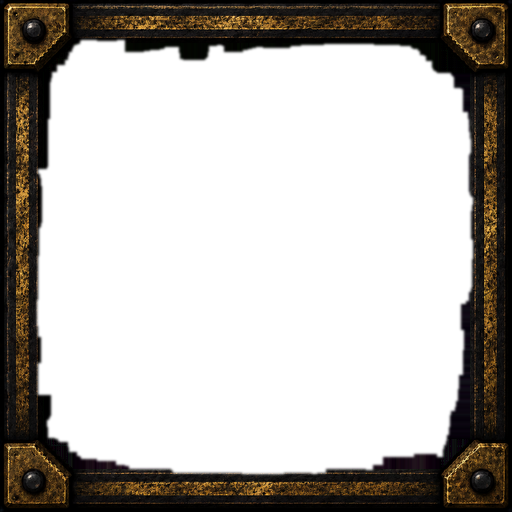
#> input picture skills/producing-tnr-art/data/frames/frame_lacquer_A.png, 512 x 512 px
$ python -i dress_v21.py   (imports and definitions only)
#> lines starting #> are read from the running program, lines starting #| are printed output that depends on the picture
### art/jutsu_icons/forbidden_chakra_fury/animation/v12/fxlight.py
"""Light-first FX drawing for TNR battle clips (2026-11-21).

Every frame is two passes at SS x supersampling, reduced to the delivered size at the end:
- matter (normal alpha): scorch, rock, dust - things that occlude;
- light: a greyscale intensity mask (tapered strokes, soft blobs), bloomed with stacked Gaussian blurs and mapped
  through a colour ramp; alpha follows intensity. Battle clips draw with normal alpha, so the glow is baked and kept
  coloured (a dark halo turns to mud on sand).
"""
import math
import random

from PIL import Image, ImageChops, ImageDraw, ImageFilter

SS = 4

# icon palette: deep violet -> violet -> lilac-pink -> white-hot
STORM_RAMP = [(0.0, (112, 36, 224)), (0.35, (142, 62, 250)), (0.6, (192, 116, 255)), (0.8, (234, 188, 255)),
              (0.93, (252, 238, 255)), (1.0, (255, 255, 255))]
# floor: never reaches white
FLOOR_RAMP = [(0.0, (96, 30, 200)), (0.5, (140, 64, 246)), (0.8, (178, 104, 255)), (1.0, (206, 150, 255))]


def lut(ramp):
    out = []
    for i in range(256):
        v = i / 255
        for (a, ca), (b, cb) in zip(ramp, ramp[1:]):
            if v <= b:
                t = (v - a) / (b - a) if b > a else 0
                out.append(tuple(int(ca[k] + (cb[k] - ca[k]) * t) for k in range(3)))
                break
        else:
            out.append(ramp[-1][1])
    return out


STORM_LUT, FLOOR_LUT = lut(STORM_RAMP), lut(FLOOR_RAMP)


# [13 lines left out: function jag, not called in this run]


def wobble(pts, rnd, amp):
    """Small per-frame shimmer on a fixed path: same shape, alive (end points held)."""
    return [pts[0]] + [(x + rnd.uniform(-amp, amp), y + rnd.uniform(-amp, amp)) for x, y in pts[1:-1]] + [pts[-1]]


class Frame:
    # [27 lines left out: functions __init__, stroke, blob, not called in this run]

    def ring(self, cx, cy, rx, ry, w, val=255):
        self.dl.ellipse(((cx - rx) * SS, (cy - ry) * SS, (cx + rx) * SS, (cy + ry) * SS), outline=int(val),
                        width=max(1, int(w * SS)))

    # [8 lines left out: function poly_matter, not called in this run]

    def paste_matter(self, im, xy):
        big = im.resize((im.width * SS, im.height * SS), Image.LANCZOS)
        self.matter.alpha_composite(big, (int(xy[0] * SS), int(xy[1] * SS)))

    # [22 lines left out: functions render, rock, not called in this run]


ROCK, ROCK_RIM = (28, 20, 40, 255), (168, 110, 240, 255)


# [25 lines left out: functions debris, sparks, not called in this run]

### art/jutsu_icons/forbidden_chakra_fury/animation/v20/master_v20.py
#!/usr/bin/env python3
"""FCF v20 MASTER: a particle animation built from the director's painted sprite kit (2026-11-22).

    python3 .../v20/slice_kit.py && python3 .../v20/master_v20.py

Director: "take the painted pieces and animate them yourself with code ... Particle animations are what I'm after."
Every element is a sprite from sprites/ (sliced by slice_kit.py) moved by code: spawned, scaled, rotated, faded,
never slid as a whole picture. Board space, the real board geometry; the seal may span several hexes.

Timeline (t = 0 is the release):
  -500  GATHER   motes spiral in from the whole area onto the user; the seal assembles on the ground across about
                 five hexes: outer ring and rune band scale in and counter-rotate, spokes fly in and lock, the inner
                 ring and star ignite; violet flame tongues lick up round the seal's rim.
  -120  CHARGE   the seal blazes and spins faster; sparks crackle on the user.
     0  RELEASE  starburst and streak flare on the user; one inverted impact frame; the seal shatters (shards fly
                 out spinning, decelerating); an electric shockwave ring and a crisp ring race across the ground.
  0-260 STORM    fourteen painted bolts lash from the user to every part of the area at random moments: each grows
                 out over two frames, lands (flash, a spark burst, two forks thrown off it, rock debris kicked up),
                 afterglows, sometimes restrikes, dies.
  200+  AFTER    smoke puffs rise and curl off the seal and the strike points, motes drift up, it fades.
Writes master_fcf_v20.gif and master_stills_v20.png.
"""
import glob
import math
import os
import random
import sys

from PIL import Image, ImageChops, ImageDraw, ImageFilter

HERE = os.path.dirname(os.path.abspath(__file__))
sys.path.insert(0, os.path.join(HERE, "..", "v18"))
sys.path.insert(0, os.path.join(HERE, "..", "v10"))
import master_v18 as M  # noqa: E402
import board_v10 as BV  # noqa: E402

W, H, TW, TH, SRC = M.W, M.H, M.TW, M.TH, M.SRC
GROUND = (M.CX, M.CY + 0.4 * TH)                # the user's feet: the seal's centre
STEP = 25
SQ = 0.5                                          # ground squash (the board is 2:1)

SPR = {}
for f in sorted(glob.glob(os.path.join(HERE, "sprites", "*.png"))):
    SPR[os.path.basename(f)[:-4]] = Image.open(f).convert("RGBA")


def kind(k):
    return [SPR[n] for n in sorted(SPR) if n.startswith(k + "_")]


# [18 lines left out: function centred, not called in this run]


SEAL = kind("seal")
SEAL[:4] = [centred(x) for x in SEAL[:4]]
OUTER, RUNES, INNER, STAR = SEAL[0], SEAL[1], SEAL[2], SEAL[3]
SPOKES = [img for img in SEAL[4:] if img.height > img.width * 1.4]   # the upright spokes, turned in code
SHARDS, BOLTS, FORKS, SPARKS = kind("shard"), kind("bolt"), kind("fork"), kind("spark")
FLAMES, SMOKE, MOTES, FLASH = kind("flame"), kind("smoke"), kind("mote"), kind("flash")
RINGS, DEBRIS = [centred(x) for x in kind("ring")], kind("debris")
DOTS = MOTES[:16]

_cache = {}


# [19 lines left out: function xform, not called in this run]


def put(frame, img, x, y):
    frame.alpha_composite(img, (int(x - img.width / 2), int(y - img.height / 2)))


def ease_out(u):
    u = max(0.0, min(1.0, u))
    return 1 - (1 - u) ** 3


# [245 lines left out: functions env, main, _board, not called in this run]


# [2 lines that do not run on import are left out]

### art/jutsu_icons/forbidden_chakra_fury/animation/v10/board_v10.py
#!/usr/bin/env python3
"""Board previews for FCF v10 and the upstream PR GIFs (2026-11-21).

    TNR_DUELYST=<cache> TNR_ART_SCRIPTS=<skill scripts> python3 .../v10/board_v10.py

Simulates the PR's renderer on the real board geometry (2:1 squashed offset hexes, odd columns shoved down): each
ground effect plays its clip on every tile of the area, varied per tile by combatEffects.tileVariation (ported below,
checked equal to the TypeScript earlier: 0 mismatches over 120 tiles), with the delay
round(hashFraction * stagger) + ripple * hexDistance(caster tile, tile), capped at 2000 ms. The caster's visual plays
on the caster's tile. Layers draw glow first, then strikes, then the caster.

Outputs:
  preview_fcf_v10_board.gif   v10 with every setting on (what the jutsu would look like)
  pr_fcf_today.gif            the same v10 art as the engine draws it today: one clip, every tile alike
  pr_fcf_varied.gif           mirror + alternate + stagger 120 + ripple 90
  pr_fcf_compare.gif          the two stacked, on one clock
"""
import math
import os
import sys

from PIL import Image, ImageDraw

HERE = os.path.dirname(os.path.abspath(__file__))
sys.path.insert(0, HERE)
import build_v10 as B  # noqa: E402

M = 0xFFFFFFFF
MAX_DELAY = 2000


# [11 lines left out: functions tile_hash, variation, not called in this run]


def cube(c, r):
    z = r - (c - (c & 1)) // 2
    return c, -c - z, z


def dist(a, b):
    return max(abs(x - y) for x, y in zip(cube(*a), cube(*b)))


# [54 lines left out: function render, not called in this run]


def save(shots, path, step=40):
    shots[0].save(path, save_all=True, append_images=shots[1:], duration=step, loop=0, optimize=True)
    print(os.path.basename(path), len(shots), "frames,", os.path.getsize(path), "bytes")


# [25 lines left out: functions stack, main, not called in this run]


# [2 lines that do not run on import are left out]

### art/jutsu_icons/forbidden_chakra_fury/animation/v21/dress_v21.py
#!/usr/bin/env python3
"""FCF v21: the approved blockout (blockout_v21.py) dressed with the painted sprite kit, tier by tier (2026-11-22).

    python3 .../v20/slice_kit.py && python3 .../v21/dress_v21.py

Same beats and 50 ms frames as the blockout, at real board size. Value tiers carried into opacity and size:
  PRIMARY   painted bolts at full strength, their heavy end at the strike point (the brightest edge where the eye
            should go); the climax starburst
  SECONDARY seal parts and the shockwave at ~65 % opacity
  TERTIARY  motes, sparks, smoke: small, ~35-60 % opacity, few
Writes fcf_v21_real.gif, fcf_v21_2x.gif and fcf_v21_beats.png.
"""
import math
import os
import random
import sys

from PIL import Image, ImageDraw

HERE = os.path.dirname(os.path.abspath(__file__))
sys.path.insert(0, os.path.join(HERE, "..", "v20"))
import master_v20 as V  # noqa: E402  (sprites, xform, put, board geometry)
#> further down, picture is the input picture: PIL image 512x512 RGBA; mean R, G, B, A 15.5, 169.9, 10.6, 85.4
import blockout_v21 as BO  # noqa: E402

# [1 line that did not run here, left out]
# [1 line that did not run here, left out]
# [1 line that did not run here, left out]
SEAL_R = BO.SEAL_R
STEP = 50
SEC = 0.65


# [15 lines left out: functions tint, desat, not called in this run]


# [1 line that did not run here, left out]
# [1 line that did not run here, left out]
# [1 line that did not run here, left out]
# [1 line that did not run here, left out]


def ramp_along(img):
    """Brightness ramps up along the bolt toward the strike end (the leading edge carries the highest value)."""
    w, h = img.size
#> w = 512; h = 512
    g = Image.linear_gradient("L").rotate(90, expand=True).resize((w, h))   # 0 at left .. 255 at right
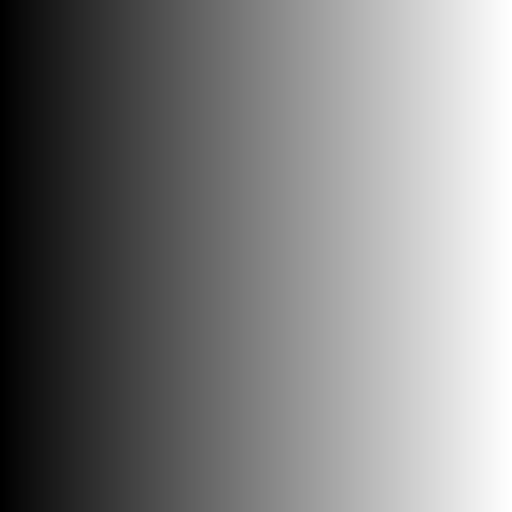
#> g: PIL image 512x512 L; min 0, max 255, mean 127.5
    lift = g.point(lambda v: 150 + v * 105 // 255)
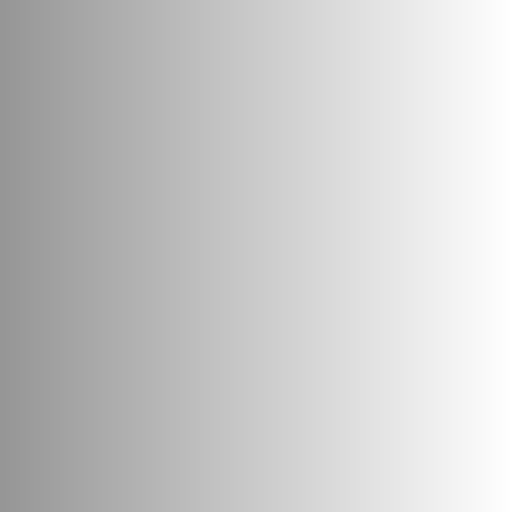
#> lift: PIL image 512x512 L; min 150, max 255, mean 202
    r, gg, b, a = img.split()
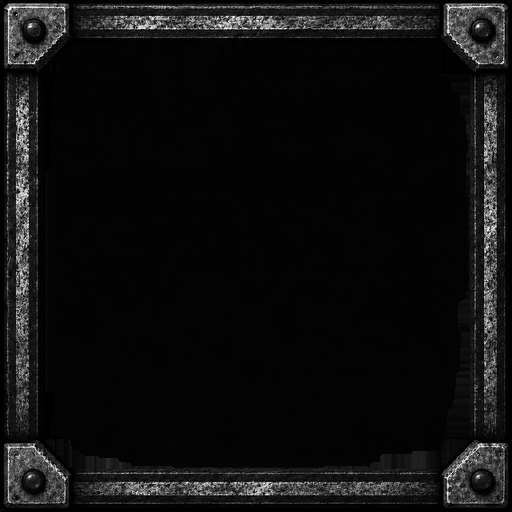
#> r: PIL image 512x512 L; min 0, max 255, mean 15.5
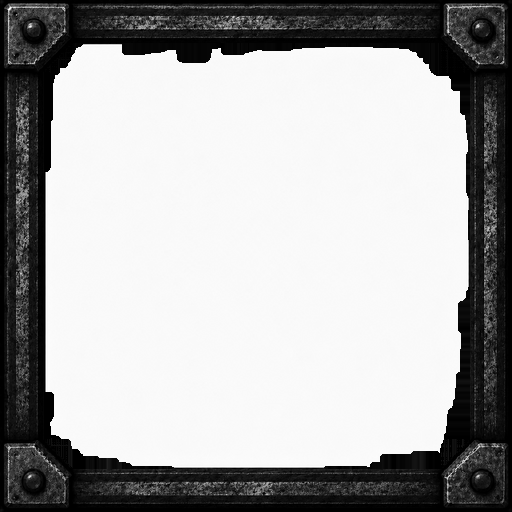
#> gg: PIL image 512x512 L; min 0, max 255, mean 169.9
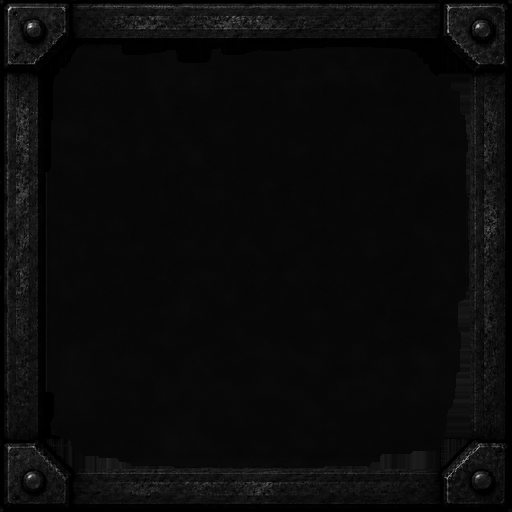
#> b: PIL image 512x512 L; min 0, max 234, mean 10.6
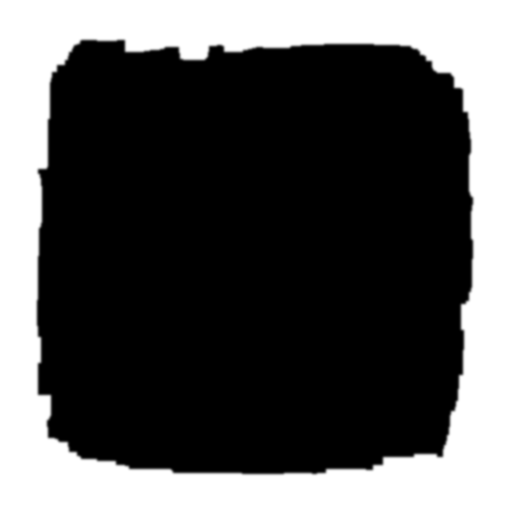
#> a: PIL image 512x512 L; min 0, max 255, mean 85.4
    from PIL import ImageChops as C
    return Image.merge("RGBA", (C.multiply(r, lift), C.multiply(gg, lift), C.multiply(b, lift), a))
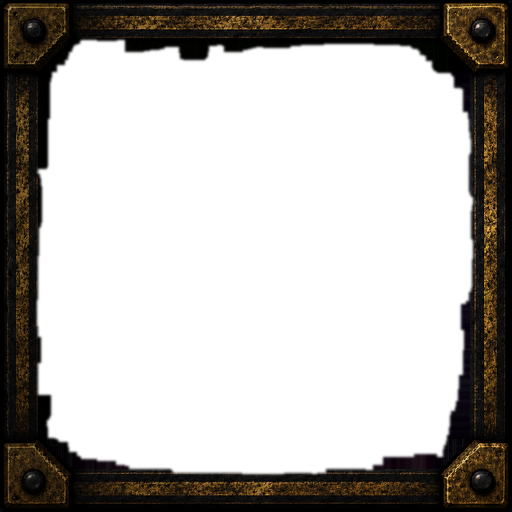
#> returned value: PIL image 512x512 RGBA; mean R, G, B, A 11.6, 133.8, 7.9, 85.4; transparent parts drawn white


# [145 lines left out: functions board, bolt_sprite, main, not called in this run]


# [2 lines not run here, left out]

>>> from PIL import Image
>>> picture = Image.open('../../../../../skills/producing-tnr-art/data/frames/frame_lacquer_A.png')
>>> result = ramp_along(picture)

$ run again, on art/battle_refs/game_battlefield_star_IMG_BATTLEFIELD_STAR.png
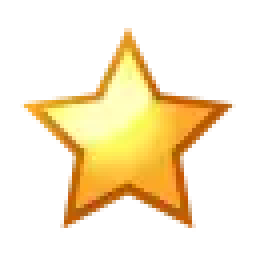
#> input picture art/battle_refs/game_battlefield_star_IMG_BATTLEFIELD_STAR.png, 64 x 64 px (shown 4 times larger)
#> picture is the input picture: PIL image 64x64 RGBA; mean R, G, B, A 107.9, 87.5, 51, 70.6
#> in ramp_along, `r, gg, b, a = img.split()`:
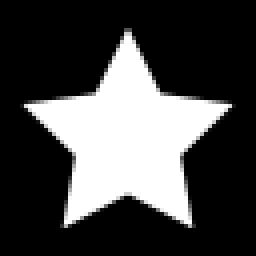
#> a: PIL image 64x64 L (shown 4 times larger); min 0, max 255, mean 70.6
#> in ramp_along, `return Image.merge("RGBA", (C.multiply(r, lift), C.multiply(gg, lift),..`:
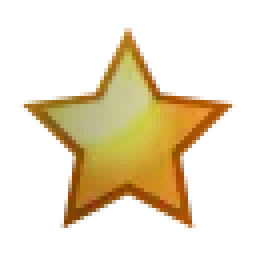
#> returned value: PIL image 64x64 RGBA (shown 4 times larger); mean R, G, B, A 84.9, 68.4, 39.5, 70.6; transparent parts drawn white
